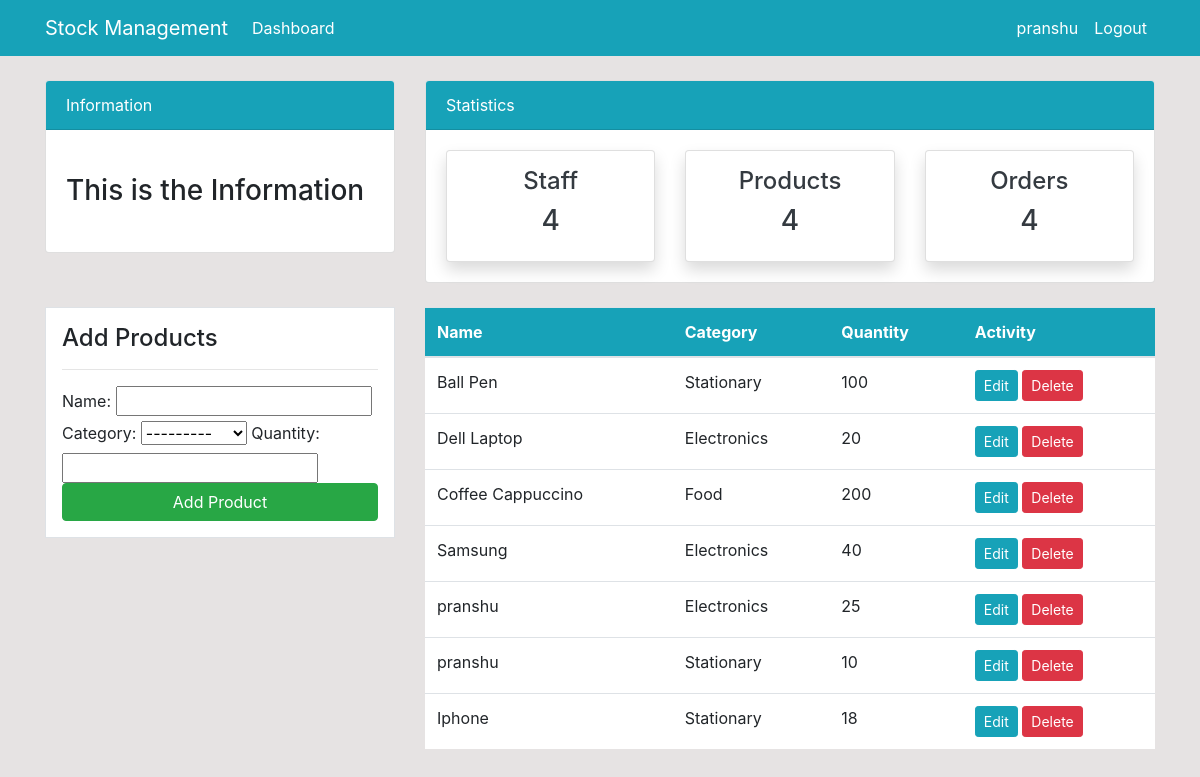
The app's page /product/ (signed in) with its own data.
### dashboard/models.py (models this page shows, shortened)
class Product(models.Model):
    name = models.CharField(max_length=100, null=True)
    quantity = models.PositiveIntegerField(null=True)
    category = models.CharField(max_length=50, choices=CATEGORY, null=True)

### dashboard/views.py (the view)
# urls.py: path('product/',views.product,name='dashboard-product'),
@login_required(login_url='user-login')
def product(request):
    items= Product.objects.all() #Using ORM
    if request.method=='POST':
        form = ProductForm(request.POST)
        if form.is_valid():
            form.save()
            return redirect('dashboard-product')
    else:
        form = ProductForm()
    context={
        'items':items,
        'form':form,
    }
    return render(request,'dashboard/product.html',context)

### dashboard/forms.py
class ProductForm(forms.ModelForm):
    class Meta:
        model = Product
        fields = ['name','category','quantity']

### templates/dashboard/product.html (shortened to what this page needs)
{% extends 'partials/base.html' %}
{% block content %}
{% include 'partials/topnav.html' %}
<div class="container">
    <div class="row my-4">
        <div class="col-md-4">
            <div class="border bg-white p-3">
                <h4>Add Products</h4>
                <hr>
                <form method="POST">
                    {{ form }}
                    <input class="btn btn-success btn-block" type="submit" value="Add Product">
                </form>
            </div>
        </div>
        <div class="col-md-8">
            <table class="table bg-white">
                <thead class="bg-info">
                    <tr class="text-white">
                        <th scope="col">Name</th>
                        <th scope="col">Category</th>
                        <th scope="col">Quantity</th>
                        <th scope="col">Activity</th>
                    </tr>
                </thead>
                <tbody>
                    {% for items in items %}
                    <tr>
                        <td>{{items.name}}</td>
                        <td>{{items.category}}</td>
                        <td>{{items.quantity}}</td>
                        <td>
                            <a class="btn btn-info btn-sm" href="{% url 'dashboard-product-edit' items.id %}">Edit</a>
                            <a class="btn btn-danger btn-sm" href="{% url 'dashboard-product-delete' items.id %}">Delete</a>
                        </td>
                    </tr>
                    {% endfor %}
                </tbody>
            </table>
        </div>
    </div>
</div>
{% endblock %}

### templates/partials/base.html (shortened to what this page needs)
{% load static %}
<!doctype html>
<html lang="en">
  <head>
    <link rel="stylesheet" href="https://cdn.jsdelivr.net/npm/bootstrap@4.6.2/dist/css/bootstrap.min.css">
    <link rel="stylesheet" href="{% static '/style.css' %}">
  </head>
  <body>
    {% include 'partials/nav.html' %}
    {% block content %}
    {% endblock %}
  </body>
</html>

### templates/partials/nav.html (shortened to what this page needs)
<nav class="navbar navbar-expand-lg navbar-info bg-info">
    <div class="container">
        {% if user.is_authenticated %}
        <a class="navbar-brand text-white" href="{% url 'dashboard-index' %}">Stock Management</a>
        <div class="collapse navbar-collapse" id="navbarSupportedContent">
            <ul class="navbar-nav mr-auto">
                <li class="nav-item active">
                    <a class="nav-link text-white" href="{% url 'dashboard-index' %}">Dashboard </a>
                </li>
            </ul>
            <ul class="navbar-nav ml-auto">
                <li class="nav-item active">
                    <a class="nav-link text-white" href="{% url 'user-profile' %}">{{ user.username }}</a>
                </li>
                <li class="nav-item">
                    <a class="nav-link text-white" href="{% url 'user-logout' %}">Logout</a>
                </li>
            </ul>
            {% endif %}
        </div>
    </div>
</nav>

### templates/partials/topnav.html (shortened to what this page needs)
<div class="container">
    <div class="row mt-4">
        <div class="col-md-4">
            <div class="card">
                <div class="card-header bg-info text-white">
                    Information
                </div>
                <div class="card-body">
                    <marquee behavior="" direction="">
                        <h3 class="my-4">This is the Information</h3>
                    </marquee>
                </div>
            </div>
        </div>
        <div class="col-md-8">
            <div class="card">
                <div class="card-header bg-info text-white">
                    Statistics
                </div>
                <div class="card-body">
                    <div class="row">
                        <div class="col-md-4">
                            <a class="text-decoration-none text-dark" href="{% url 'dashboard-staff' %}">
                                <div class="card my-card shadow text-center p-3">
                                    <h4>Staff </h4>
                                    <h3>4</h3>
                                </div>
                            </a>
                        </div>
                        <div class="col-md-4">
                            <a class="text-decoration-none text-dark" href="{% url 'dashboard-product' %}">
                                <div class="card my-card shadow text-center p-3">
                                    <h4>Products </h4>
                                    <h3>4</h3>
                                </div>
                            </a>
                        </div>
                        <div class="col-md-4">
                            <a class="text-decoration-none text-dark" href="{% url 'dashboard-order' %}">
                                <div class="card my-card shadow text-center p-3">
                                    <h4>Orders </h4>
                                    <h3>4</h3>
                                </div>
                            </a>
                        </div>
                    </div>
                </div>
            </div>
        </div>
    </div>
</div>

### static/style.css (style rules this page uses)
body { background: rgb(230, 227, 227); }

### records on screen
Product: name "Ball Pen", category "Stationary", quantity "100"
Product: name "Dell Laptop", category "Electronics", quantity "20"
Product: name "Coffee Cappuccino", category "Food", quantity "200"
Product: name "Samsung", category "Electronics", quantity "40"
Product: name "pranshu", category "Electronics", quantity "25"
Product: name "pranshu", category "Stationary", quantity "10"
Product: name "Iphone", category "Stationary", quantity "18"

### other values on screen
{{ user.username }} "pranshu"
